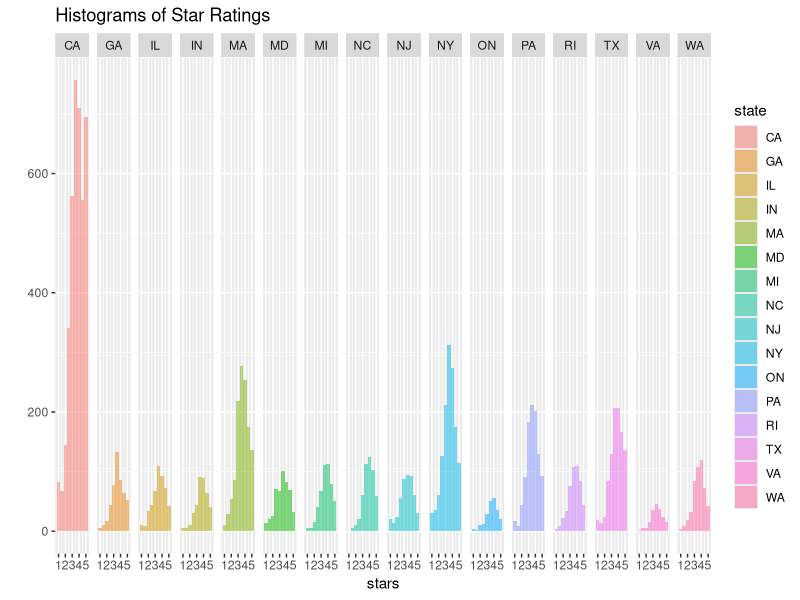
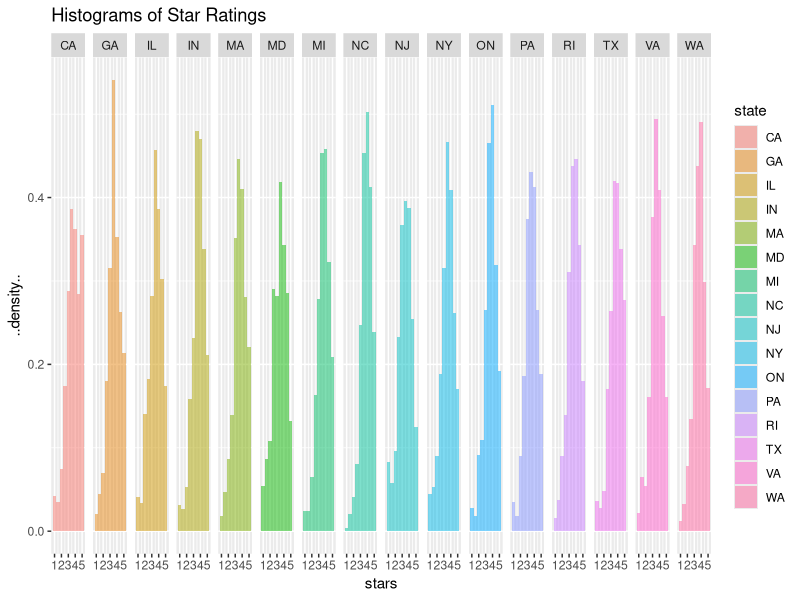
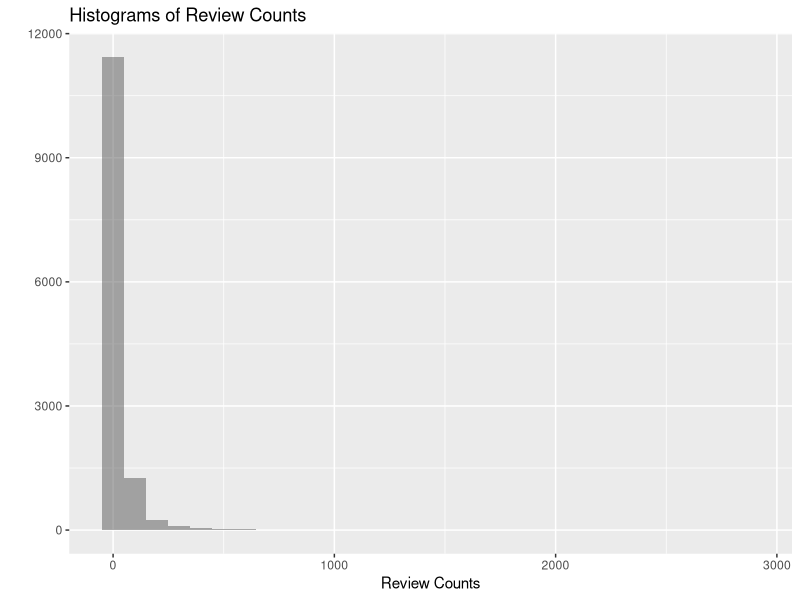
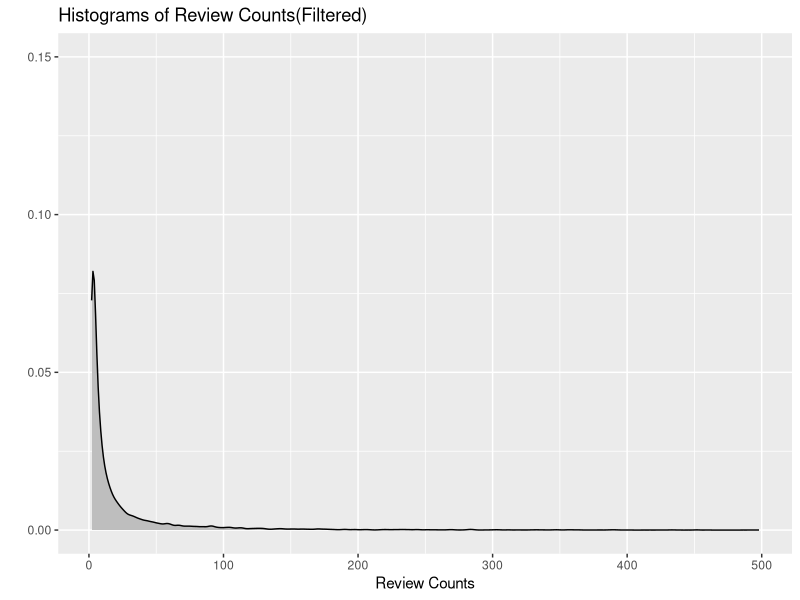
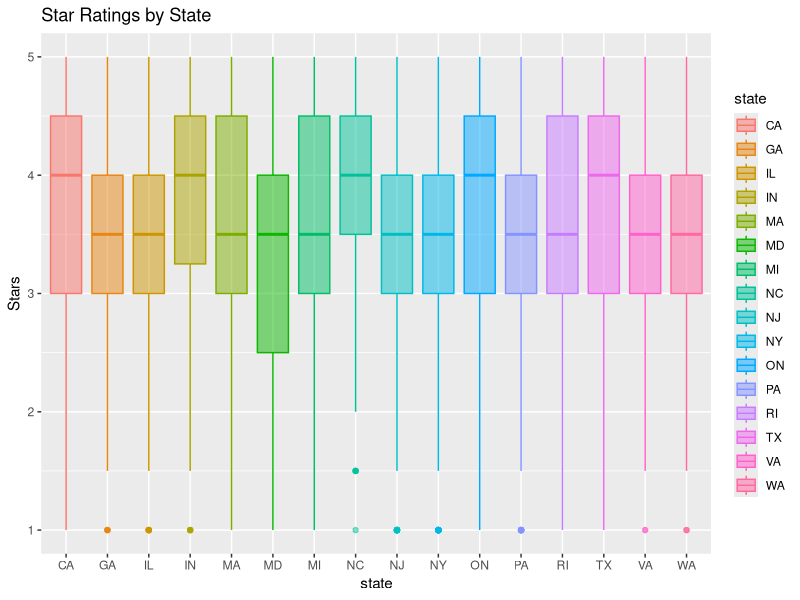
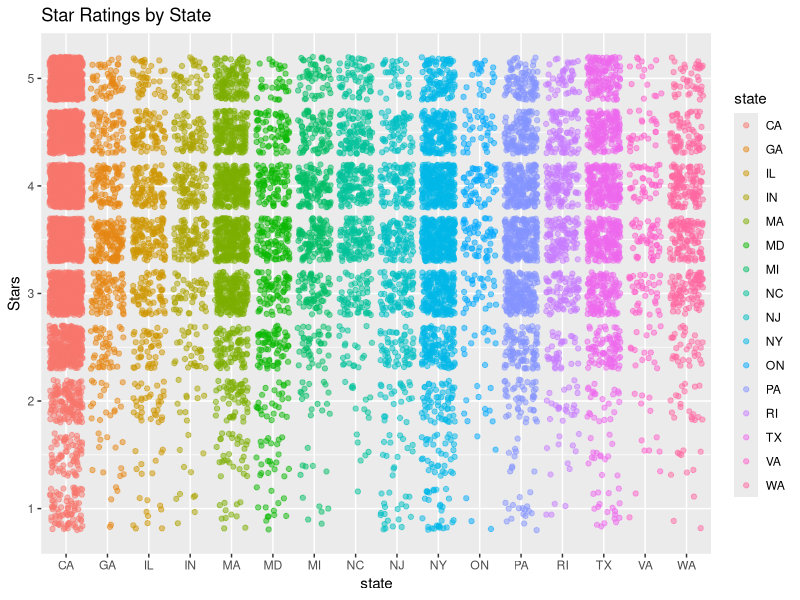

Write the R code that produced these figures, in order. (Note: this script raises an error after producing the figures.)
## ---- chunk 1
library(ggplot2)
library(plyr)

data.input <- read.table("businessdata.tsv", header = TRUE, sep = "\t", quote = "\"", dec = ".", fill = TRUE, comment.char = "")
data.input <- na.omit(data.input)
## ---- chunk 2
head(data.input,n=10)
## ---- chunk 3
qplot(stars, data=data.input, geom="histogram", fill=state, binwidth=0.5, facets=.~state, alpha = I(1/2), main="Histograms of Star Ratings")

#star ratings density 
qplot(stars, y = ..density.., data=data.input, geom="histogram", fill=state, binwidth=0.5, margins = 2, facets=.~state, alpha = I(1/2), main="Histograms of Star Ratings")
## ---- chunk 4
qplot(review_count, data=data.input, alpha=I(0.5), geom="histogram", xlab="Review Counts", main="Histograms of Review Counts")

#review_count density
data.sub <- subset(data.input, review_count <= 500)
qplot(review_count, data=data.sub, color=I("black"), fill=I("grey"), geom="density", xlab="Review Counts", main="Histograms of Review Counts(Filtered)") + ylim(0.00,0.15)
## ---- chunk 5
qplot(state, stars, data=data.input, geom="boxplot", fill=state, color=state, binwidth=0.5, alpha=I(0.5), ylab="Stars", main="Star Ratings by State")
## ---- chunk 6
qplot(state, stars, data=data.input, geom="jitter", fill=state, color=state, binwidth=0.5, alpha=I(0.5), ylab="Stars", main="Star Ratings by State")
## ---- chunk 7
qplot(reorder(state, state, function(x) -length(x)), data=data.input, geom="histogram", FUN='sum', alpha=I(0.7))
## ---- chunk 8
qplot(stars, review_count, data=data.input, geom="jitter", fill=state, color=state, binwidth=0.5, alpha=I(0.5))
## ---- chunk 9
data.sub <- ddply(data.input, c("main_category","city"), transform, rank = rank(-stars, ties.method = "first"))
top.five <- subset(data.sub, rank<=5 & main_category == "Chinese")
top.five <- subset(top.five, select = c(2, 1, 7))
top.rank <- top.five[order(top.five$city, top.five$rank),]
top.rank
## ---- chunk 10
data.summary <- aggregate(list(mean_reviews=data.input$review_count), by=list(state = data.input$state), mean)
qplot(reorder(state, mean_reviews, function(x)-x), y=data.summary$mean_reviews, data=data.summary, alpha=I(0.7), geom="histogram", stat="identity", ylab="Mean Review Counts")
